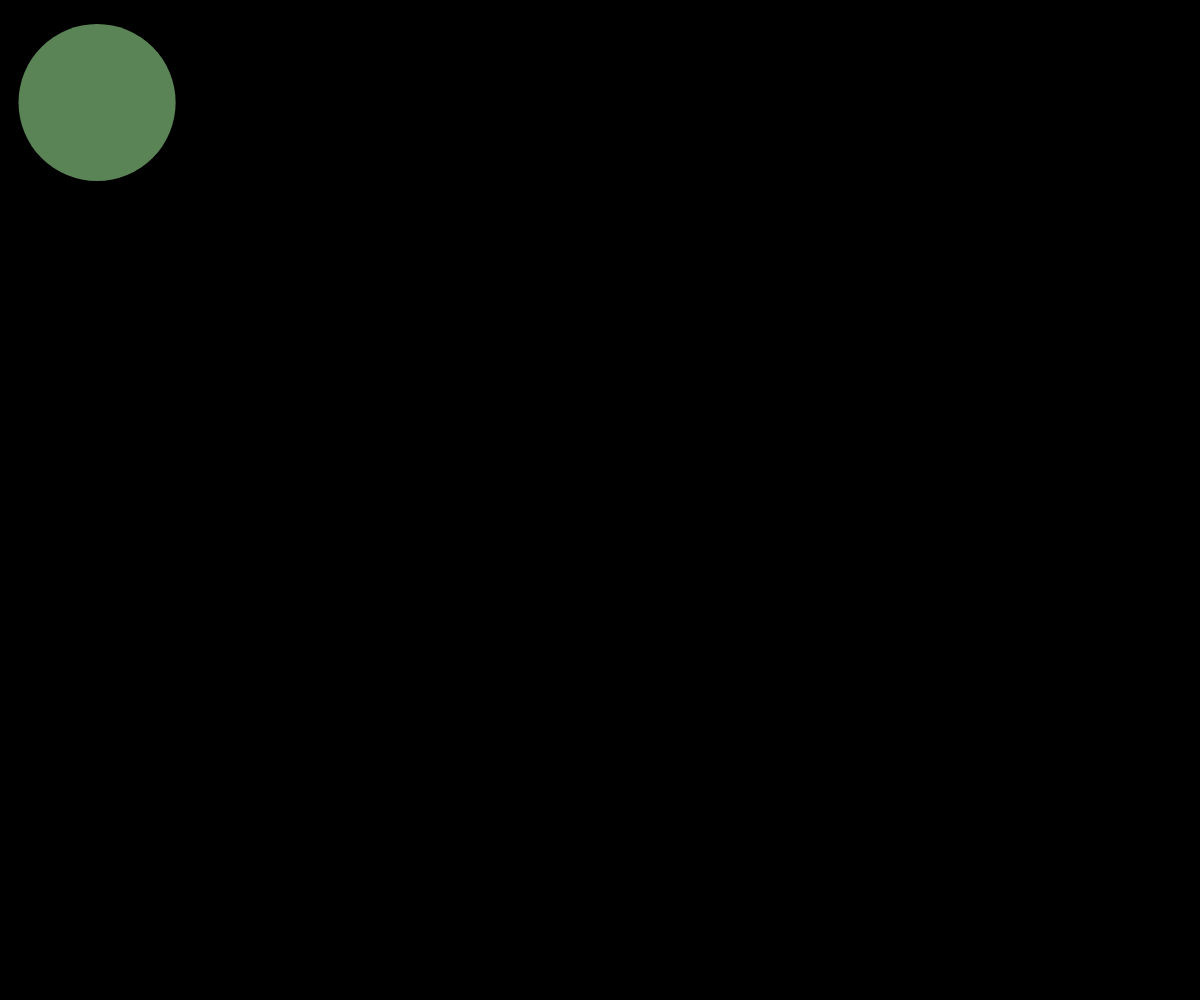
Frame 1 (no input)
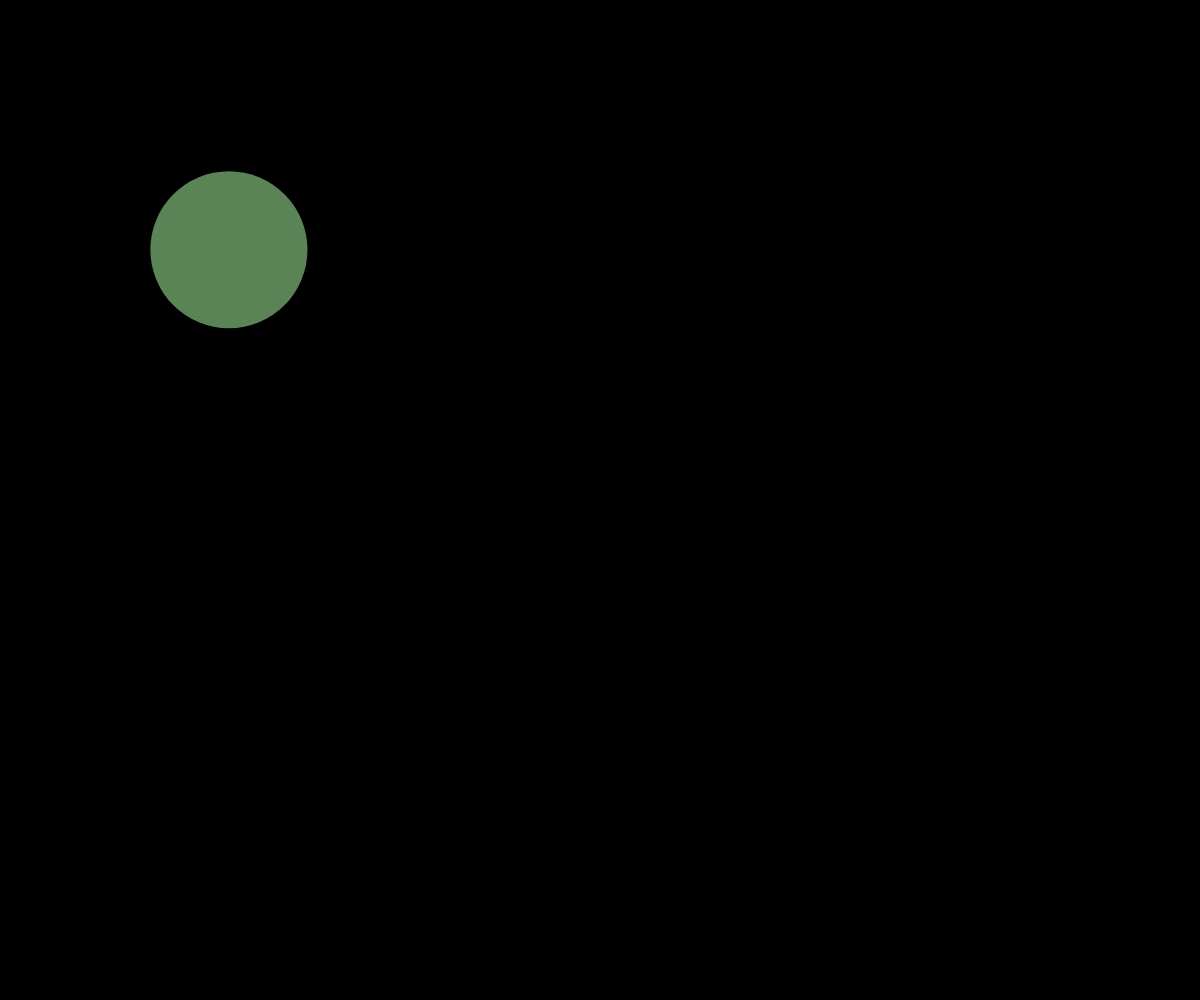
Frame 60 (no input)
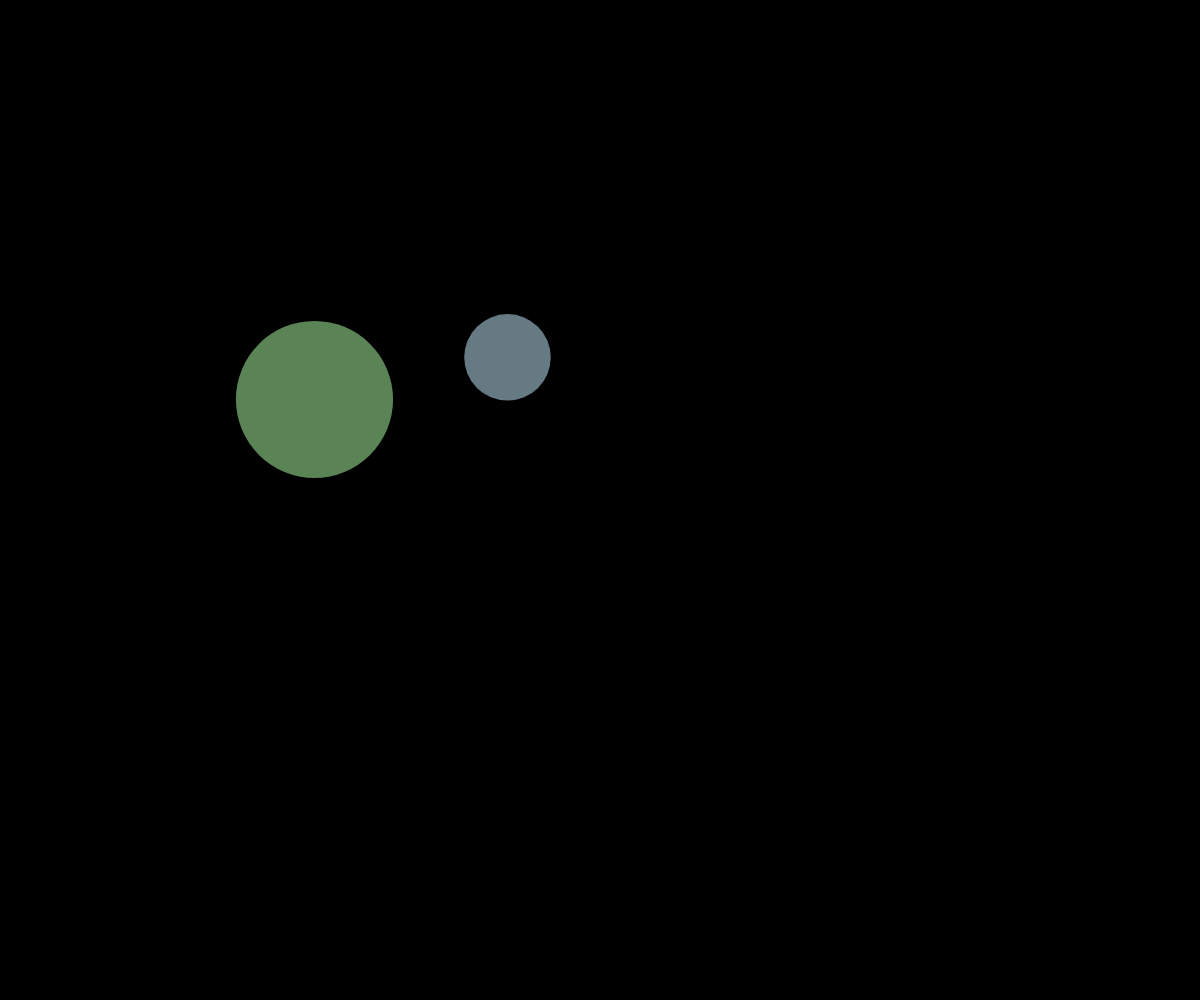
Frame 120 (the mouse pressed at the canvas centre since frame 60)

The p5.js sketch that drew these frames (run headless with seeded random() and noise() and a simulated clock; from frame 60 on, the mouse is pressed at the canvas centre):

// p5.js sketch
// ── sketch.js
// Colliding Circles
// Will
// Oct 24

let theCircles = [];

function setup() {
  createCanvas(windowWidth, windowHeight);
  theCircles.push(spawnBall(100, 100));
}

function draw() {
  background(0);

  ballsMove();

  ballsDisplay();
}

function mousePressed() {
  theCircles.push(spawnBall(mouseX, mouseY));
}

function spawnBall(tempX, tempY) {
  let newBall = {
    x: tempX, 
    y: tempY,
    radius: random(25, 100),
    dx: random(-5, 5),
    dy: random(-5, 5),
    theColor: color(random(100, 255), random(100, 255), random(100, 255), 150)
  };
  return newBall;
}

function ballsMove(){
  for (let i=0; i<theCircles.length; i++) {
    theCircles[i].x += theCircles[i].dx;
    theCircles[i].y += theCircles[i].dy;
    
    //Collision check
    for (let j=0; j<theCircles.length; j++){
      if (i !== j){ //dont check if hitting itself
        if (isColliding(theCircles[i], theCircles[j])){
          let tempDx = theCircles[i].dx;
          let tempDy = theCircles[i].dy;
          theCircles[i].dx = theCircles[j].dx;
          theCircles[i].dx = theCircles[j].dx;
          theCircles[j].dx = tempDx;
          theCircles[j].dx = tempDy;
        }
      }
    }

    //left-right edges
    if (theCircles[i].x + theCircles[i].radius > width ||
       theCircles[i].x - theCircles[i].radius < 0) {
      theCircles[i].dx *= -1;
    }

    //top-bottom edges
    if (theCircles[i].y + theCircles[i].radius > height || 
      theCircles[i].y - theCircles[i].radius < 0) {
      theCircles[i].dy *= -1;
    }
  }
}

function ballsDisplay(){
  for (let thisCircle of theCircles) {
    fill(thisCircle.theColor);
    noStroke();
    circle(thisCircle.x, thisCircle.y, thisCircle.radius*2);
  }
}

function isColliding(ball1, ball2){
  let distanceBetween = dist(ball1.x, ball1.y, ball2.x, ball2.y);
  let radiiSum = ball1.radius + ball2.radius;
  if (radiiSum < distanceBetween){
    return false;
  }
  else{
    return true;
  }
}
